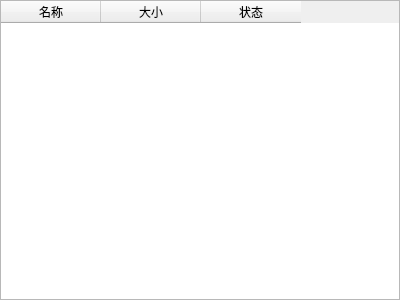
<?xml version="1.0" encoding="UTF-8"?>
<ui version="4.0">
 <class>UiDownload</class>
 <widget class="QWidget" name="UiDownload">
  <property name="geometry">
   <rect>
    <x>0</x>
    <y>0</y>
    <width>400</width>
    <height>300</height>
   </rect>
  </property>
  <property name="windowTitle">
   <string>Form</string>
  </property>
  <layout class="QVBoxLayout" name="verticalLayout">
   <property name="spacing">
    <number>0</number>
   </property>
   <property name="leftMargin">
    <number>0</number>
   </property>
   <property name="topMargin">
    <number>0</number>
   </property>
   <property name="rightMargin">
    <number>0</number>
   </property>
   <property name="bottomMargin">
    <number>0</number>
   </property>
   <item>
    <widget class="QTableWidget" name="tableWidget">
     <property name="selectionBehavior">
      <enum>QAbstractItemView::SelectionBehavior::SelectRows</enum>
     </property>
     <property name="showGrid">
      <bool>false</bool>
     </property>
     <column>
      <property name="text">
       <string>名称</string>
      </property>
     </column>
     <column>
      <property name="text">
       <string>大小</string>
      </property>
     </column>
     <column>
      <property name="text">
       <string>状态</string>
      </property>
     </column>
    </widget>
   </item>
  </layout>
 </widget>
 <resources/>
 <connections/>
</ui>
